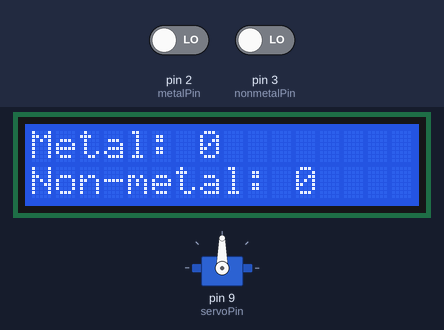
The sketch below on a simulated Arduino Uno, built with avr-gcc and run on an emulated ATmega328P. On the bench: 16×2 character LCD, servo. The inputs (shaded band) are chosen by the test bench; at power-on: pin 2 (metalPin) LOW, pin 3 (nonmetalPin) LOW.

Above: at 1.2 s.
1.3 s: pin 2 (metalPin) driven HIGH
At 2.1 s:
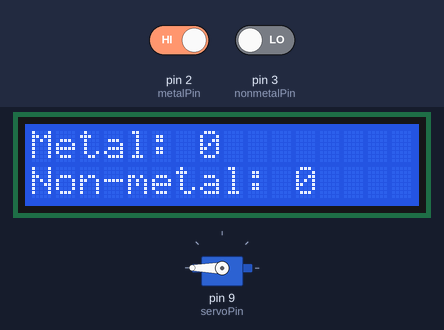
4.3 s: pin 3 (nonmetalPin) driven HIGH
At 7.2 s:
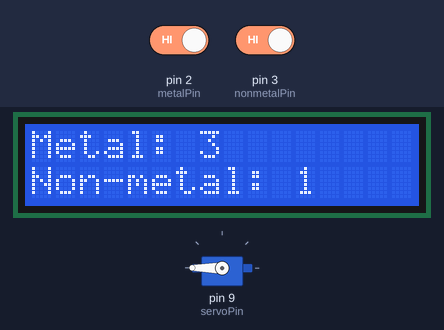
7.3 s: pin 2 (metalPin) driven LOW
At 8.2 s:
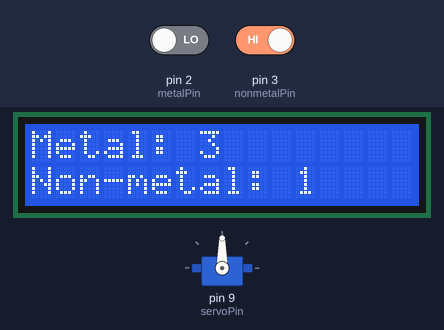
10.3 s: pin 2 (metalPin) driven HIGH
At 12.1 s:
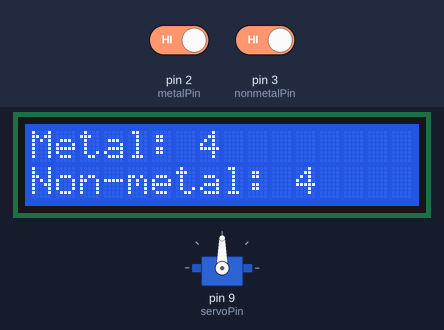
Timing chart, 0 to 14.3 s (numbered marks = the images above; inputs shaded):
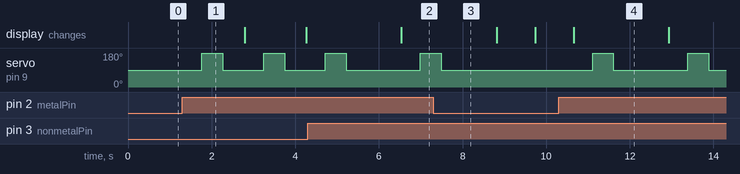

Measured:
- after the input at 1.3 s, servo on pin 9 (servoPin): alternates 180° for 0.50 s and 90° for 0.97 s, starting after 0.47 s
- after the input at 7.3 s, servo on pin 9 (servoPin): goes on until 7.5 s, then stays 90°
- after the input at 10.3 s, servo on pin 9 (servoPin): alternates 180° for 0.50 s and 90° for 1.8 s, starting after 0.81 s

The sketch:

Arduino_code.ino
```cpp
#include <LiquidCrystal_I2C.h>
#include <Servo.h>

LiquidCrystal_I2C lcd(0x27, 16, 2);

Servo servo;
Servo MYservo;

int metalPin = 2;        // Digital pin for metal sensor
int nonmetalPin = 3;     // Digital pin for non-metal sensor
int servoPin = 9;        // Digital pin for servo

int metalCount = 0;      // Counter for metal objects
int nonmetalCount = 0;   // Counter for non-metal objects

void setup()
{
    lcd.backlight();
    lcd.begin(16, 2);

    pinMode(metalPin, INPUT);
    pinMode(nonmetalPin, INPUT);

    servo.attach(servoPin);
}

void loop()
{
    int metalState = digitalRead(metalPin);
    int nonmetalState = digitalRead(nonmetalPin);

    // Metal object detected
    if (metalState == HIGH)
    {
        metalCount++;
        delay(300);          // Debounce delay

        servo.write(90);
        delay(50);

        servo.write(180);
        delay(500);

        servo.write(90);
        delay(500);
    }

    // Non-metal object detected
    if (nonmetalState == HIGH)
    {
        nonmetalCount++;
        delay(500);          // Debounce delay
        delay(300);
    }

    // Display counts on LCD
    lcd.clear();

    lcd.setCursor(0, 0);
    lcd.print("Metal: ");
    lcd.print(metalCount);

    lcd.setCursor(0, 1);
    lcd.print("Non-metal: ");
    lcd.print(nonmetalCount);

    delay(100);
}
```
